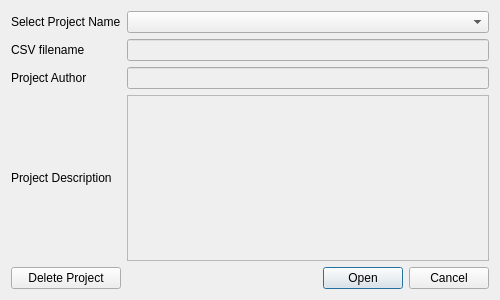
<?xml version="1.0" encoding="UTF-8"?>
<ui version="4.0">
 <class>Dialog_OpenProject</class>
 <widget class="QDialog" name="Dialog_OpenProject">
  <property name="geometry">
   <rect>
    <x>0</x>
    <y>0</y>
    <width>500</width>
    <height>300</height>
   </rect>
  </property>
  <property name="maximumSize">
   <size>
    <width>500</width>
    <height>300</height>
   </size>
  </property>
  <property name="windowTitle">
   <string>Open Project</string>
  </property>
  <layout class="QGridLayout" name="gridLayout_2">
   <item row="0" column="0">
    <layout class="QGridLayout" name="gridLayout">
     <item row="2" column="1">
      <widget class="QLineEdit" name="lineEdit_OpenProject_ProjectAuthor">
       <property name="enabled">
        <bool>false</bool>
       </property>
      </widget>
     </item>
     <item row="3" column="0">
      <widget class="QLabel" name="label_OpenProject_ProjectDescription">
       <property name="text">
        <string>Project Description</string>
       </property>
      </widget>
     </item>
     <item row="4" column="1">
      <widget class="QDialogButtonBox" name="buttonBox_OpenProject">
       <property name="standardButtons">
        <set>QDialogButtonBox::Cancel|QDialogButtonBox::Open</set>
       </property>
      </widget>
     </item>
     <item row="3" column="1">
      <widget class="QTextEdit" name="textEdit_OpenProject_ProjectDescription">
       <property name="enabled">
        <bool>false</bool>
       </property>
      </widget>
     </item>
     <item row="2" column="0">
      <widget class="QLabel" name="label_OpenProject_ProjectAuthor">
       <property name="text">
        <string>Project Author</string>
       </property>
      </widget>
     </item>
     <item row="0" column="1">
      <widget class="QComboBox" name="comboBox_OpenProject_ProjectName"/>
     </item>
     <item row="0" column="0">
      <widget class="QLabel" name="label_OpenProject_ProjectName">
       <property name="text">
        <string>Select Project Name</string>
       </property>
      </widget>
     </item>
     <item row="4" column="0">
      <widget class="QPushButton" name="pushButton_OpenProject_ProjectRemove">
       <property name="text">
        <string>Delete Project</string>
       </property>
      </widget>
     </item>
     <item row="1" column="0">
      <widget class="QLabel" name="label_OpenProject_CSVName">
       <property name="text">
        <string>CSV filename</string>
       </property>
      </widget>
     </item>
     <item row="1" column="1">
      <widget class="QLineEdit" name="lineEdit_OpenProject_CSVName">
       <property name="enabled">
        <bool>false</bool>
       </property>
      </widget>
     </item>
    </layout>
   </item>
  </layout>
 </widget>
 <tabstops>
  <tabstop>comboBox_OpenProject_ProjectName</tabstop>
  <tabstop>lineEdit_OpenProject_CSVName</tabstop>
  <tabstop>lineEdit_OpenProject_ProjectAuthor</tabstop>
  <tabstop>textEdit_OpenProject_ProjectDescription</tabstop>
  <tabstop>pushButton_OpenProject_ProjectRemove</tabstop>
 </tabstops>
 <resources/>
 <connections/>
</ui>
